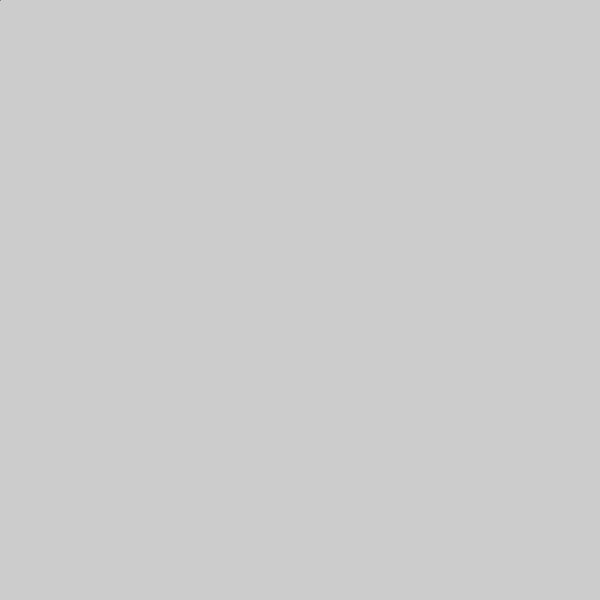
Frame 1 (no input)
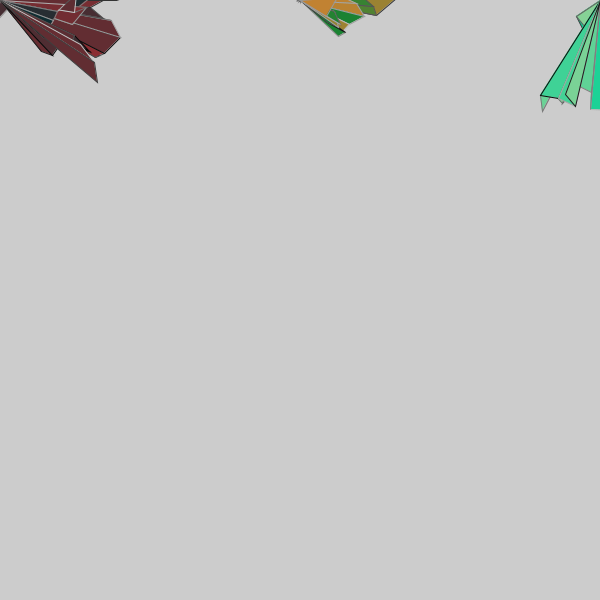
Frame 60 (the mouse pressed at the canvas centre just before this capture)
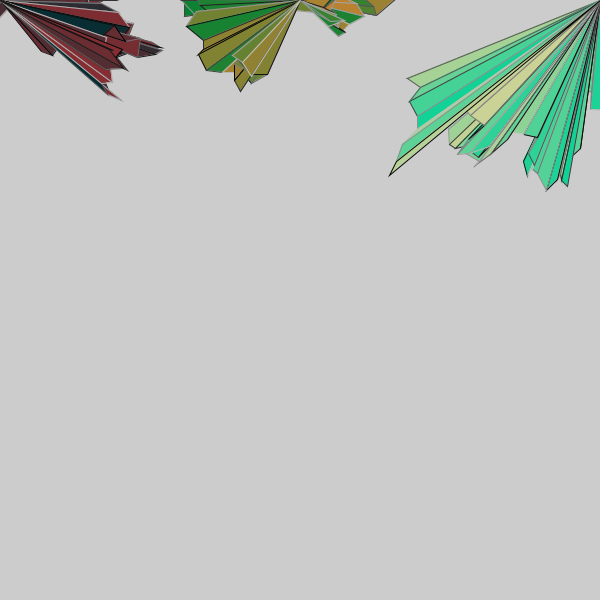
Frame 120 (the mouse held since frame 60 and released just before this capture)

The Processing sketch that drew these frames (run headless with seeded random() and noise(); from frame 60 on, the mouse is pressed at the canvas centre):

// Processing sketch: processing_136355
// ── processing_136355.pde

int x1;
int x2;
int x3;
int y1;
int y2;
int y3;

int z1;
int z2;
int z3;
int q1;
int q2;
int q3;

int e1;
int e2;
int e3;
int r1;
int r2;
int r3;


void setup() {
 size(600,600);
  
 x1 = width/2;
 y2 = height/2;
 x2 = x1;
 y2 = y1;
x3 = x1;
y3 = y1;

z1=600;
q2=600;
z2=z1;
q2=q1;
z3=z1;
q3=q1;

e1=0;
r2=0;
e2=e1;
r2=r1;
e3=e1;
r3=r1;



}
 
void draw(){
x2 = constrain( (x2-20+(round(random(40)))), -20, width+50);
y2 = constrain( (y2-20+(round(random(40)))), -20, width+50);
smooth();

stroke(round(random(200)));
fill(round(random(200)),130,50);
triangle(x1, y1, x2, y2, x3, y3);
 
x3=x2;
y3=y2;

z2 = constrain( (z2-20+(round(random(40)))), -20, width+50);
q2 = constrain( (q2-20+(round(random(40)))), -20, width+50);
smooth();
 
stroke(round(random(200))); 
fill(round(random(205)),210,150);
triangle(z1, q1, z2, q2, z3, q3);
 
z3=z2;
q3=q2;

e2 = constrain( (e2-20+(round(random(40)))), -20, width+50);
r2 = constrain( (r2-20+(round(random(40)))), -20, width+50);
smooth();
 
stroke(round(random(200))); 
fill(round(random(150)),45,50);
triangle(e1, r1, e2, r2, e3, r3);
 
e3=e2;
r3=r2;
}
